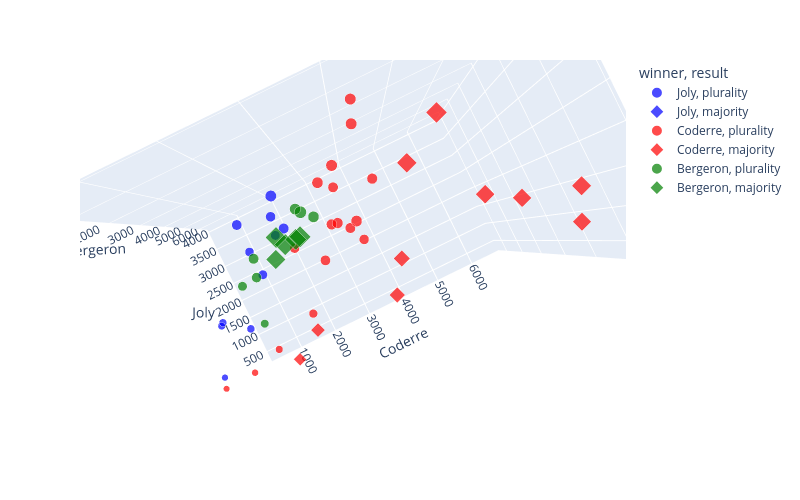

Here is the notebook cell this chart was saved with:
### Code cell
fig = px.scatter_3d(
    df, 
    x="Joly", 
    y="Coderre", 
    z="Bergeron", 
    color="winner", 
    size="total",
    hover_name="district", 
    symbol="result",
    color_discrete_map={"Joly": "blue", "Bergeron": "green", "Coderre":"red"})

fig.show()

### Figure 1 — Plotly figure (JSON) as saved in the notebook; plotly's stock layout.template omitted (floating-point values rounded to 4 significant figures)
{"data": [{"hovertemplate": "<b>%{hovertext}</b><br><br>winner=Joly<br>result=plurality<br>Joly=%{x}<br>Coderre=%{y}<br>Bergeron=%{z}<br>total=%{marker.size}<extra></extra>", "hovertext": ["101-Bois-de-Liesse", "102-Cap-Saint-Jacques", "161-Saint-HenriPetite-BourgognePointe-Saint-Charles", "172-Desmarchais-Crawford", "181-Peter-McGill", "182-Saint-Jacques", "33-Snowdon", "34-Notre-Dame-de-Grâce", "35-Loyola", "41-du Canal", "43-Fort-Rolland", "63-Jacques-Bizard"], "legendgroup": "Joly, plurality", "marker": {"color": "blue", "size": [7334, 6363, 9378, 7956, 4099, 6357, 4687, 7688, 6125, 3263, 4438, 1432], "sizemode": "area", "sizeref": 27.62, "symbol": "circle"}, "mode": "markers", "name": "Joly, plurality", "scene": "scene", "showlegend": true, "type": "scatter3d", "x": [3024, 2675, 3578, 2849, 1894, 2282, 1636, 3262, 2648, 1266, 1908, 690], "y": [2481, 2525, 2432, 2476, 1451, 1906, 1548, 1773, 2040, 1165, 1325, 518], "z": [1829, 1163, 3368, 2631, 754, 2169, 1503, 2653, 1437, 832, 1205, 224]}, {"hovertemplate": "<b>%{hovertext}</b><br><br>winner=Joly<br>result=majority<br>Joly=%{x}<br>Coderre=%{y}<br>Bergeron=%{z}<br>total=%{marker.size}<extra></extra>", "hovertext": ["61-Pierre-Foretier", "62-Denis-Benjamin-Viger"], "legendgroup": "Joly, majority", "marker": {"color": "blue", "size": [1887, 1889], "sizemode": "area", "sizeref": 27.62, "symbol": "diamond"}, "mode": "markers", "name": "Joly, majority", "scene": "scene", "showlegend": true, "type": "scatter3d", "x": [998, 1068], "y": [631, 595], "z": [258, 226]}, {"hovertemplate": "<b>%{hovertext}</b><br><br>winner=Coderre<br>result=plurality<br>Joly=%{x}<br>Coderre=%{y}<br>Bergeron=%{z}<br>total=%{marker.size}<extra></extra>", "hovertext": ["11-Sault-au-Récollet", "12-Saint-Sulpice", "134-Marie-Victorin", "14-Bordeaux-Cartierville", "141-Côte-de-Liesse", "142-Norman-McLaren", "162-Saint-PaulÉmard", "171-ChamplainL'Île-des-Soeurs", "192-François-Perrault", "194-Parc-Extension", "22-Est", "31-Darlington", "42-J.-Émery-Provost", "51-Sault-Saint-Louis", "52-Cecil-P.-Newman", "64-Sainte-Geneviève", "71-Tétreaultville", "74-Louis-Riel", "91-Claude-Ryan"], "legendgroup": "Coderre, plurality", "marker": {"color": "red", "size": [8650, 8316, 9259, 7247, 9587, 8385, 7096, 9200, 7583, 5615, 3469, 4287, 3003, 9560, 7809, 789, 9737, 8025, 2062], "sizemode": "area", "sizeref": 27.62, "symbol": "circle"}, "mode": "markers", "name": "Coderre, plurality", "scene": "scene", "showlegend": true, "type": "scatter3d", "x": [2532, 2543, 2431, 2081, 3959, 2822, 2438, 3291, 2039, 1402, 1172, 1232, 1157, 3717, 2943, 326, 3454, 2338, 423], "y": [3348, 3252, 3673, 3612, 4308, 4104, 2566, 3347, 2878, 2420, 1589, 1873, 1193, 4201, 3536, 332, 3694, 3509, 996], "z": [2770, 2521, 3155, 1554, 1320, 1459, 2092, 2562, 2666, 1793, 708, 1182, 653, 1642, 1330, 131, 2589, 2178, 643]}, {"hovertemplate": "<b>%{hovertext}</b><br><br>winner=Coderre<br>result=majority<br>Joly=%{x}<br>Coderre=%{y}<br>Bergeron=%{z}<br>total=%{marker.size}<extra></extra>", "hovertext": ["121-La Pointe-aux-Prairies", "122-Pointe-aux-Trembles", "123-Rivière-des-Prairies", "151-Saint-Léonard-Est", "152-Saint-Léonard-Ouest", "191-Saint-Michel", "21-Ouest", "23-Centre", "81-Marie-Clarac", "82-Ovide-Clermont"], "legendgroup": "Coderre, majority", "marker": {"color": "red", "size": [10546, 9465, 8351, 6454, 8479, 5872, 3951, 4663, 9111, 8060], "sizemode": "area", "sizeref": 27.62, "symbol": "diamond"}, "mode": "markers", "name": "Coderre, majority", "scene": "scene", "showlegend": true, "type": "scatter3d", "x": [3330, 2852, 1656, 1641, 1908, 1220, 1076, 1286, 1435, 1051], "y": [5456, 4734, 5737, 3931, 5387, 3668, 2184, 2526, 6591, 6229], "z": [1760, 1879, 958, 882, 1184, 984, 691, 851, 1085, 780]}, {"hovertemplate": "<b>%{hovertext}</b><br><br>winner=Bergeron<br>result=plurality<br>Joly=%{x}<br>Coderre=%{y}<br>Bergeron=%{z}<br>total=%{marker.size}<extra></extra>", "hovertext": ["113-Jeanne-Mance", "13-Ahuntsic", "133-Vieux-Rosemont", "183-Sainte-Marie", "32-Côte-des-Neiges", "72-MaisonneuveLongue-Pointe", "73-Hochelaga", "92-Joseph-Beaubien", "93-Robert-Bourassa", "94-Jeanne-Sauvé"], "legendgroup": "Bergeron, plurality", "marker": {"color": "green", "size": [7370, 9282, 10866, 6445, 5172, 9135, 7900, 1965, 1330, 1678], "sizemode": "area", "sizeref": 27.62, "symbol": "circle"}, "mode": "markers", "name": "Bergeron, plurality", "scene": "scene", "showlegend": true, "type": "scatter3d", "x": [2316, 2873, 3234, 2271, 1578, 3139, 2675, 592, 419, 489], "y": [1455, 2979, 2670, 1347, 1644, 2746, 1546, 540, 446, 491], "z": [3599, 3430, 4962, 2827, 1950, 3250, 3679, 833, 465, 698]}, {"hovertemplate": "<b>%{hovertext}</b><br><br>winner=Bergeron<br>result=majority<br>Joly=%{x}<br>Coderre=%{y}<br>Bergeron=%{z}<br>total=%{marker.size}<extra></extra>", "hovertext": ["111-Mile-End", "112-DeLorimier", "131-Saint-Édouard", "132-Étienne-Desmarteau", "193-Villeray"], "legendgroup": "Bergeron, majority", "marker": {"color": "green", "size": [9030, 10747, 11050, 10867, 10802], "sizemode": "area", "sizeref": 27.62, "symbol": "diamond"}, "mode": "markers", "name": "Bergeron, majority", "scene": "scene", "showlegend": true, "type": "scatter3d", "x": [2514, 3044, 2815, 2788, 2782], "y": [1734, 1770, 1827, 2331, 2201], "z": [4782, 5933, 6408, 5748, 5819]}], "layout": {"height": 500, "legend": {"itemsizing": "constant", "title": {"text": "winner, result"}, "tracegroupgap": 0}, "margin": {"t": 60}, "scene": {"aspectmode": "auto", "aspectratio": {"x": 0.6952, "y": 1.198, "z": 1.201}, "camera": {"center": {"x": 0, "y": 0, "z": 0}, "eye": {"x": 8.04e-17, "y": 3.945e-17, "z": -1.463}, "projection": {"type": "perspective"}, "up": {"x": 0, "y": 0, "z": 1}}, "domain": {"x": [0, 1], "y": [0, 1]}, "xaxis": {"title": {"text": "Joly"}, "type": "linear"}, "yaxis": {"title": {"text": "Coderre"}, "type": "linear"}, "zaxis": {"title": {"text": "Bergeron"}, "type": "linear"}}, "width": 800}}
